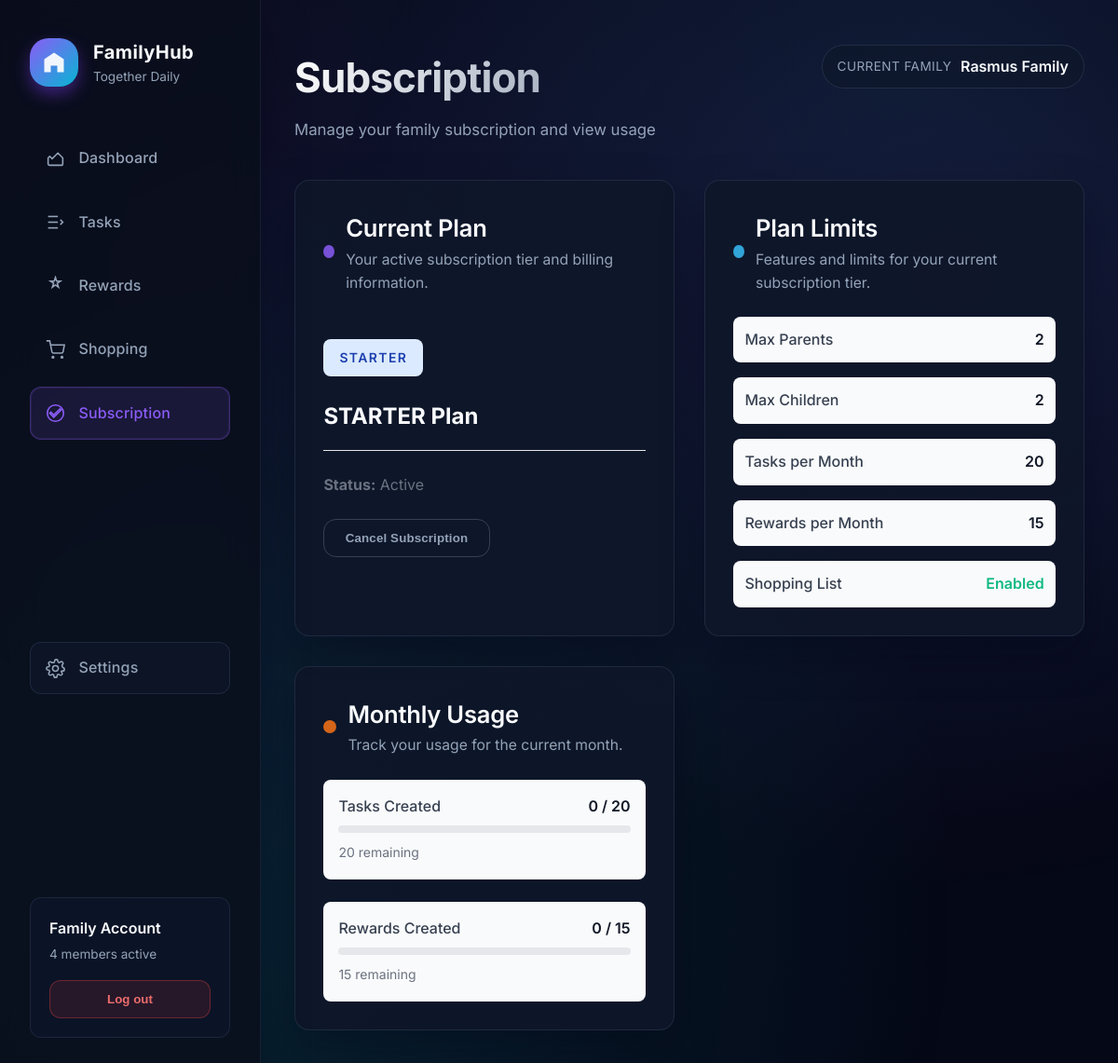
Page /subscription/status/ (signed in) on the committed database.
### a_family/models.py (models this page shows, shortened)
class Family(models.Model):
    id = models.IntegerField(primary_key=True, default=randint(100000, 999999))
    owner = models.ForeignKey(User, on_delete=models.CASCADE)
    name = models.CharField(max_length=255)
    members = models.ManyToManyField(User, related_name='families')
    created_at = models.DateTimeField(auto_now_add=True)
    updated_at = models.DateTimeField(auto_now=True)

### a_subscription/models.py (models this page shows, shortened)
class Subscription(models.Model):
    TIER_FREE = 'FREE'
    TIER_STARTER = 'STARTER'
    TIER_PRO = 'PRO'
    TIER_CHOICES = [
        (TIER_FREE, 'Free'),
        (TIER_STARTER, 'Starter'),
        (TIER_PRO, 'Pro'),
    ]
    STATUS_ACTIVE = 'active'
    STATUS_CANCELLED = 'cancelled'
    STATUS_PAST_DUE = 'past_due'
    STATUS_INCOMPLETE = 'incomplete'
    STATUS_INCOMPLETE_EXPIRED = 'incomplete_expired'
    STATUS_TRIALING = 'trialing'
    STATUS_UNPAID = 'unpaid'
    STATUS_CHOICES = [
        (STATUS_ACTIVE, 'Active'),
        (STATUS_CANCELLED, 'Cancelled'),
        (STATUS_PAST_DUE, 'Past Due'),
        (STATUS_INCOMPLETE, 'Incomplete'),
        (STATUS_INCOMPLETE_EXPIRED, 'Incomplete Expired'),
        (STATUS_TRIALING, 'Trialing'),
        (STATUS_UNPAID, 'Unpaid'),
    ]
    owner = models.ForeignKey(
        User,
        on_delete=models.CASCADE,
        related_name='subscriptions'
    )
    tier = models.CharField(max_length=10, choices=TIER_CHOICES, default=TIER_FREE)
    stripe_subscription_id = models.CharField(max_length=255, null=True, blank=True)
    stripe_customer_id = models.CharField(max_length=255, null=True, blank=True)
    status = models.CharField(max_length=20, choices=STATUS_CHOICES, default=STATUS_ACTIVE)
    current_period_start = models.DateTimeField(null=True, blank=True)
    current_period_end = models.DateTimeField(null=True, blank=True)
    created_at = models.DateTimeField(auto_now_add=True)
    updated_at = models.DateTimeField(auto_now=True)
    class Meta:
        ordering = ['-created_at']
    def is_active(self):
        if self.tier == self.TIER_FREE:
            return True
        return self.status == self.STATUS_ACTIVE or self.status == self.STATUS_TRIALING

class SubscriptionUsage(models.Model):
    family = models.ForeignKey(
        'a_family.Family',
        on_delete=models.CASCADE,
        related_name='subscription_usage'
    )
    month = models.DateField()  # First day of the month
    tasks_created = models.PositiveIntegerField(default=0)
    rewards_created = models.PositiveIntegerField(default=0)
    updated_at = models.DateTimeField(auto_now=True)
    class Meta:
        unique_together = ['family', 'month']
        ordering = ['-month']

### a_subscription/views.py (the view)
# urls.py: path('status/', views.subscription_status, name='status'),
@login_required
def subscription_status(request):
    user = request.user
    family = _get_family_for_user(user)
    if not family or family.owner != user:
        messages.error(request, "You must be the family owner to view subscription details.")
        return redirect('a_dashboard:dashboard')
    tier = get_family_subscription(family)
    limits = get_tier_limits(tier)
    usage = get_current_month_usage(family)
    subscription = Subscription.objects.filter(
        owner=user,
        tier__in=[Subscription.TIER_STARTER, Subscription.TIER_PRO]
    ).first()
    tasks_created = usage.tasks_created if usage else 0
    rewards_created = usage.rewards_created if usage else 0
    context = {
        'family': family,
        'tier': tier,
        'subscription': subscription,
        'limits': limits,
        'usage': usage,
        'tasks_remaining': max(0, limits['max_tasks_per_month'] - tasks_created),
        'rewards_remaining': max(0, limits['max_rewards_per_month'] - rewards_created),
    }
    return render(request, 'a_subscription/status.html', context)

### a_subscription/utils.py (called while the page is built)
def get_user_subscription(user):
    if not user or not user.is_authenticated:
        return Subscription.TIER_FREE
    subscription = Subscription.objects.filter(
        owner=user,
        tier__in=[Subscription.TIER_STARTER, Subscription.TIER_PRO]
    ).first()
    if subscription and subscription.is_active():
        return subscription.tier
    return Subscription.TIER_FREE

def get_family_subscription(family):
    if not family or not family.owner:
        return Subscription.TIER_FREE
    return get_user_subscription(family.owner)

def get_tier_limits(tier):
    return TIER_LIMITS.get(tier, TIER_LIMITS[Subscription.TIER_FREE])

def get_current_month_usage(family):
    if not family:
        return None
    today = date.today()
    month_start = date(today.year, today.month, 1)
    usage, created = SubscriptionUsage.objects.get_or_create(
        family=family,
        month=month_start,
        defaults={
            'tasks_created': 0,
            'rewards_created': 0,
        }
    )
    return usage

### a_subscription/views.py (called while the page is built)
def _get_family_for_user(user):
    family = None
    if hasattr(user, "families"):
        family = user.families.first()
    if family is None:
        family = Family.objects.filter(owner=user).first()
    return family

### templates/a_subscription/status.html (shortened to what this page needs)
{% extends "base.html" %}
{% block nav_subscription_active %} active{% endblock %}
{% block content %}
  <div class="page-container settings-page">
    <section class="settings-header">
      <div>
        <h1 class="page-title">Subscription</h1>
        <p class="page-subtitle">Manage your family subscription and view usage</p>
      </div>
      {% if family %}
        <div class="settings-family-chip">
          <span class="chip-label">Current Family</span>
          <span class="chip-value">{{ family.name }}</span>
        </div>
      {% endif %}
    </section>
    {% if not family %}
      <section class="empty-state full-row">
        <p>No family profile found. You must be the family owner to manage subscriptions.</p>
      </section>
    {% else %}
      <div class="settings-grid">
        <section class="settings-card">
          <header class="settings-card-header card-header">
            <div class="card-title-wrap">
              <span class="card-icon icon-purple"></span>
              <div>
                <h2>Current Plan</h2>
                <p>Your active subscription tier and billing information.</p>
              </div>
            </div>
          </header>
          <div class="settings-card-body">
            <div class="subscription-plan">
              <div class="plan-badge plan-badge-{{ tier|lower }}">
                <span>{{ tier }}</span>
              </div>
              <h3 class="plan-name">{{ tier }} Plan</h3>
              {% if subscription %}
                <div class="plan-details">
                  <p><strong>Status:</strong> {{ subscription.get_status_display }}</p>
                </div>
                {% if subscription.status == 'active' and subscription.tier != 'FREE' %}
                  <form method="post" action="{% url 'a_subscription:cancel' %}" style="margin-top: 1.5rem;">
                    <button type="submit" class="btn btn-ghost">Cancel Subscription</button>
                  </form>
                {% endif %}
              {% else %}
                <p class="plan-description">You're currently on the free tier.</p>
                <a href="{% url 'a_subscription:upgrade' %}" class="btn btn-primary" style="margin-top: 1.5rem;">Upgrade Plan</a>
              {% endif %}
            </div>
          </div>
        </section>
        <section class="settings-card">
          <header class="settings-card-header card-header">
            <div class="card-title-wrap">
              <span class="card-icon icon-green"></span>
              <div>
                <h2>Plan Limits</h2>
                <p>Features and limits for your current subscription tier.</p>
              </div>
            </div>
          </header>
          <div class="settings-card-body">
            <div class="limits-list">
              <div class="limit-item">
                <span class="limit-label">Max Parents</span>
                <span class="limit-value">{{ limits.max_parents }}</span>
              </div>
              <div class="limit-item">
                <span class="limit-label">Max Children</span>
                <span class="limit-value">{{ limits.max_children }}</span>
              </div>
              <div class="limit-item">
                <span class="limit-label">Tasks per Month</span>
                <span class="limit-value">{{ limits.max_tasks_per_month }}</span>
              </div>
              <div class="limit-item">
                <span class="limit-label">Rewards per Month</span>
                <span class="limit-value">{{ limits.max_rewards_per_month }}</span>
              </div>
              <div class="limit-item">
                <span class="limit-label">Shopping List</span>
                <span class="limit-value">
                  {% if limits.shopping_list_enabled %}
                    <span style="color: #10b981;">Enabled</span>
                  {% else %}
                    <span style="color: #ef4444;">Disabled</span>
                  {% endif %}
                </span>
              </div>
            </div>
          </div>
        </section>
        <section class="settings-card">
          <header class="settings-card-header card-header">
            <div class="card-title-wrap">
              <span class="card-icon icon-orange"></span>
              <div>
                <h2>Monthly Usage</h2>
                <p>Track your usage for the current month.</p>
              </div>
            </div>
          </header>
          <div class="settings-card-body">
            {% if usage %}
              <div class="usage-stats">
                <div class="usage-item">
                  <div class="usage-header">
                    <span class="usage-label">Tasks Created</span>
                    <span class="usage-count">{{ usage.tasks_created }} / {{ limits.max_tasks_per_month }}</span>
                  </div>
                  <div class="usage-bar">
                  </div>
                  <span class="usage-remaining">{{ tasks_remaining }} remaining</span>
                </div>
                <div class="usage-item">
                  <div class="usage-header">
                    <span class="usage-label">Rewards Created</span>
                    <span class="usage-count">{{ usage.rewards_created }} / {{ limits.max_rewards_per_month }}</span>
                  </div>
                  <div class="usage-bar">
                  </div>
                  <span class="usage-remaining">{{ rewards_remaining }} remaining</span>
                </div>
              </div>
            {% else %}
              <p class="empty-state">No usage data for this month yet.</p>
            {% endif %}
          </div>
        </section>
      </div>
    {% endif %}
  </div>
{% endblock %}

### static/styles.css (style rules this page uses)
:root { --color-background: #050816; --color-surface: rgba(15, 23, 42, 0.9); --color-surface-elevated: rgba(22, 31, 56, 0.85); --color-border: rgba(59, 72, 99, 0.4); --color-border-strong: rgba(148, 163, 184, 0.5); --color-text-primary: #f8fafc; --color-text-secondary: #94a3b8; --color-text-muted: #64748b; --color-primary: #8b5cf6; --color-primary-hover: #7c3aed; --color-secondary: #06b6d4; --color-success: #22c55e; --color-success-bg: rgba(34, 197, 94, 0.1); --radius-lg: 1.5rem; --radius-md: 1rem; --radius-sm: 0.75rem; --shadow-soft: 0 20px 45px rgba(2, 6, 23, 0.35); --shadow-glow: 0 0 120px rgba(88, 28, 135, 0.25); font-family: "Inter", -apple-system, BlinkMacSystemFont, "Segoe UI", sans-serif; }
*, *::before, *::after { box-sizing: border-box; }
body { margin: 0; min-height: 100vh; background: radial-gradient(circle at 20% 20%, rgba(139, 92, 246, 0.08), transparent 55%), radial-gradient(circle at 80% 10%, rgba(6, 182, 212, 0.08), transparent 55%), var(--color-background); color: var(--color-text-primary); line-height: 1.6; position: relative; overflow-x: hidden; }
.page-container { max-width: 880px; margin: 0 auto; display: flex; flex-direction: column; gap: 2.5rem; }
.page-container.settings-page { max-width: 980px; width: 100%; }
.settings-header { display: flex; align-items: flex-start; justify-content: space-between; gap: 1.5rem; }
.settings-family-chip { display: inline-flex; align-items: center; gap: 0.6rem; padding: 0.6rem 1rem; border-radius: 999px; border: 1px solid rgba(59, 72, 99, 0.45); background: rgba(15, 23, 42, 0.65); box-shadow: inset 0 0 0 1px rgba(15, 23, 42, 0.5); }
.chip-label { font-size: 0.85rem; color: var(--color-text-secondary); letter-spacing: 0.03em; text-transform: uppercase; }
.chip-value { font-weight: 600; color: var(--color-text-primary); }
.settings-grid { display: grid; gap: 2rem; grid-template-columns: repeat(auto-fit, minmax(280px, 1fr)); }
.settings-card { background: var(--color-surface); border-radius: var(--radius-md); border: 1px solid rgba(59, 72, 99, 0.4); box-shadow: var(--shadow-soft); padding: 1.9rem; display: flex; flex-direction: column; gap: 1.5rem; }
.settings-card-header { display: flex; align-items: center; gap: 1rem; }
.settings-card-header h2 { margin: 0; font-size: 1.6rem; font-weight: 600; letter-spacing: -0.01em; }
.settings-card-header p { margin: 0; color: var(--color-text-secondary); font-size: 0.98rem; }
.settings-card-body { display: flex; flex-direction: column; gap: 1.5rem; }
.btn { display: inline-flex; align-items: center; justify-content: center; gap: 0.4rem; padding: 0.75rem 1.4rem; border-radius: 0.85rem; font-weight: 600; letter-spacing: 0.01em; border: 1px solid transparent; background: rgba(30, 41, 59, 0.55); color: var(--color-text-primary); transition: background 0.2s ease, color 0.2s ease, border 0.2s ease, transform 0.2s ease; }
.btn-ghost { background: transparent; border-color: rgba(148, 163, 184, 0.3); color: var(--color-text-secondary); }
.page-title { margin: 0; font-size: 2.75rem; font-weight: 700; letter-spacing: -0.02em; background: linear-gradient(120deg, #ffffff 0%, rgba(148, 163, 184, 0.9) 100%); -webkit-background-clip: text; background-clip: text; color: transparent; }
.page-subtitle { margin: 0.5rem 0 0; color: var(--color-text-secondary); font-size: 1.05rem; }
.icon-purple { background: linear-gradient(135deg, rgba(139, 92, 246, 0.25), rgba(59, 130, 246, 0.35)); }
.icon-green { background: linear-gradient(135deg, rgba(16, 185, 129, 0.3), rgba(56, 189, 248, 0.3)); }
.icon-orange { background: linear-gradient(135deg, rgba(249, 115, 22, 0.3), rgba(249, 168, 37, 0.3)); }
.card-header { display: flex; justify-content: space-between; align-items: center; }
.card-title-wrap { display: flex; align-items: center; gap: 0.75rem; }
.card-icon { width: 14px; height: 14px; border-radius: 50%; display: inline-block; background: rgba(139, 92, 246, 0.85); }
.card-icon.icon-purple { background: rgba(139, 92, 246, 0.85); }
.card-icon.icon-green { background: rgba(56, 189, 248, 0.85); }
.card-icon.icon-orange { background: rgba(249, 115, 22, 0.85); }
.plan-badge { align-self: flex-start; padding: 0.35rem 0.85rem; border-radius: 999px; background: rgba(15, 23, 42, 0.85); border: 1px solid rgba(255, 255, 255, 0.15); font-size: 0.75rem; letter-spacing: 0.1em; text-transform: uppercase; color: rgba(244, 244, 255, 0.9); }

### rows in the picture
Family: name "Rasmus Family"
Subscription: tier "STARTER", status "Active"
SubscriptionUsage: tasks_created "0", rewards_created "0"

### other values in the picture
{{ limits.max_parents }} "2"
{{ limits.max_children }} "2"
{{ limits.max_tasks_per_month }} "20"
{{ limits.max_rewards_per_month }} "15"
{{ tasks_remaining }} "20"
{{ rewards_remaining }} "15"
